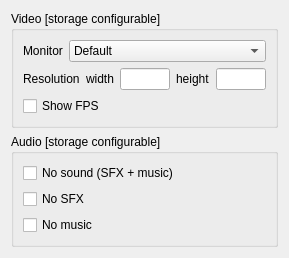
      <widget class="QWidget" name="outputTab">
       <attribute name="title">
        <string>Audio/Video</string>
       </attribute>
       <layout class="QHBoxLayout" name="horizontalLayout_31" stretch="1,1">
        <item>
         <layout class="QVBoxLayout" name="vLayout_outputLeft">
          <item>
           <widget class="QGroupBox" name="videoGrpBox">
            <property name="title">
             <string>Video [storage configurable]</string>
            </property>
            <layout class="QVBoxLayout" name="verticalLayout_17">
             <item>
              <layout class="QHBoxLayout" name="hLayout_monitor">
               <item>
                <widget class="QLabel" name="monitorLabel">
                 <property name="toolTip">
                  <string>&lt;html&gt;&lt;head/&gt;&lt;body&gt;&lt;p&gt;&lt;span style=&quot; font-weight:700;&quot;&gt;+vid_adapter&lt;br/&gt;&lt;/span&gt;Defines which screen is used if multiple monitors are available.&lt;/p&gt;&lt;/body&gt;&lt;/html&gt;</string>
                 </property>
                 <property name="text">
                  <string>Monitor</string>
                 </property>
                </widget>
               </item>
               <item>
                <widget class="QComboBox" name="monitorCmbBox">
                 <property name="sizePolicy">
                  <sizepolicy hsizetype="MinimumExpanding" vsizetype="Fixed">
                   <horstretch>0</horstretch>
                   <verstretch>0</verstretch>
                  </sizepolicy>
                 </property>
                 <property name="toolTip">
                  <string>&lt;html&gt;&lt;head/&gt;&lt;body&gt;&lt;p&gt;Defines which screen is used if multiple monitors are available.&lt;/p&gt;&lt;/body&gt;&lt;/html&gt;</string>
                 </property>
                 <item>
                  <property name="text">
                   <string>Default</string>
                  </property>
                 </item>
                </widget>
               </item>
              </layout>
             </item>
             <item>
              <layout class="QHBoxLayout" name="hLayout_resolution">
               <item>
                <widget class="QLabel" name="resolutionLabel">
                 <property name="toolTip">
                  <string>&lt;html&gt;&lt;head/&gt;&lt;body&gt;&lt;p&gt;&lt;span style=&quot; font-weight:700;&quot;&gt;-width &lt;/span&gt;&lt;span style=&quot; font-weight:700; font-style:italic;&quot;&gt;x&lt;br/&gt;&lt;/span&gt;&lt;a name=&quot;height&quot;/&gt;&lt;span style=&quot; font-weight:700;&quot;&gt;-&lt;/span&gt;&lt;span style=&quot; font-weight:700;&quot;&gt;height &lt;/span&gt;&lt;span style=&quot; font-weight:700; font-style:italic;&quot;&gt;y&lt;/span&gt;&lt;span style=&quot; font-style:italic;&quot;&gt;&lt;br/&gt;&lt;/span&gt;Specifies the desired resolution of the screen. If only one of -width or -height is specified, ZDoom will try to guess the other one based on a standard aspect ratio. If the specified resolution is not supported by your SDL/DirectDraw drivers, ZDoom will try various resolutions until it either finds one that works, or it will finally give up.&lt;/p&gt;&lt;/body&gt;&lt;/html&gt;</string>
                 </property>
                 <property name="text">
                  <string>Resolution</string>
                 </property>
                </widget>
               </item>
               <item>
                <spacer name="horizontalSpacer_10">
                 <property name="orientation">
                  <enum>Qt::Horizontal</enum>
                 </property>
                 <property name="sizeHint" stdset="0">
                  <size>
                   <width>0</width>
                   <height>0</height>
                  </size>
                 </property>
                </spacer>
               </item>
               <item>
                <widget class="QLabel" name="resolutionXLabel">
                 <property name="text">
                  <string>width</string>
                 </property>
                </widget>
               </item>
               <item>
                <widget class="QLineEdit" name="resolutionXLine">
                 <property name="sizePolicy">
                  <sizepolicy hsizetype="Minimum" vsizetype="Fixed">
                   <horstretch>0</horstretch>
                   <verstretch>0</verstretch>
                  </sizepolicy>
                 </property>
                 <property name="maximumSize">
                  <size>
                   <width>50</width>
                   <height>16777215</height>
                  </size>
                 </property>
                 <property name="text">
                  <string/>
                 </property>
                 <property name="alignment">
                  <set>Qt::AlignRight|Qt::AlignTrailing|Qt::AlignVCenter</set>
                 </property>
                </widget>
               </item>
               <item>
                <widget class="QLabel" name="resolutionYLabel">
                 <property name="text">
                  <string>height</string>
                 </property>
                </widget>
               </item>
               <item>
                <widget class="QLineEdit" name="resolutionYLine">
                 <property name="sizePolicy">
                  <sizepolicy hsizetype="Minimum" vsizetype="Fixed">
                   <horstretch>0</horstretch>
                   <verstretch>0</verstretch>
                  </sizepolicy>
                 </property>
                 <property name="maximumSize">
                  <size>
                   <width>50</width>
                   <height>16777215</height>
                  </size>
                 </property>
                 <property name="text">
                  <string/>
                 </property>
                 <property name="alignment">
                  <set>Qt::AlignRight|Qt::AlignTrailing|Qt::AlignVCenter</set>
                 </property>
                </widget>
               </item>
              </layout>
             </item>
             <item>
              <widget class="QCheckBox" name="showFpsChkBox">
               <property name="toolTip">
                <string>&lt;html&gt;&lt;head/&gt;&lt;body&gt;&lt;p&gt;&lt;span style=&quot; font-weight:700;&quot;&gt;+vid_fps&lt;br/&gt;&lt;/span&gt;When true, displays the average framerate over the past second in the upper-right corner of the screen. Because the Doom engine's internal game rate and frame rate are linked, the framerate will never be (much) above 35 fps if cl_capfps is true.&lt;/p&gt;&lt;/body&gt;&lt;/html&gt;</string>
               </property>
               <property name="text">
                <string>Show FPS</string>
               </property>
              </widget>
             </item>
            </layout>
           </widget>
          </item>
          <item>
           <widget class="QGroupBox" name="audioGrpBox">
            <property name="title">
             <string>Audio [storage configurable]</string>
            </property>
            <layout class="QVBoxLayout" name="verticalLayout_18">
             <item>
              <widget class="QCheckBox" name="noSoundChkBox">
               <property name="toolTip">
                <string>&lt;html&gt;&lt;head/&gt;&lt;body&gt;&lt;p&gt;&lt;span style=&quot; font-weight:700;&quot;&gt;-nosound&lt;/span&gt;&lt;br/&gt;Disables both music and sound effects.&lt;/p&gt;&lt;/body&gt;&lt;/html&gt;</string>
               </property>
               <property name="text">
                <string>No sound (SFX + music)</string>
               </property>
              </widget>
             </item>
             <item>
              <widget class="QCheckBox" name="noSfxChkBox">
               <property name="toolTip">
                <string>&lt;html&gt;&lt;head/&gt;&lt;body&gt;&lt;p&gt;&lt;span style=&quot; font-weight:700;&quot;&gt;-nosfx&lt;/span&gt;&lt;br/&gt;Prevents the playback of sound effects.&lt;/p&gt;&lt;/body&gt;&lt;/html&gt;</string>
               </property>
               <property name="text">
                <string>No SFX</string>
               </property>
              </widget>
             </item>
             <item>
              <widget class="QCheckBox" name="noMusicChkBox">
               <property name="toolTip">
                <string>&lt;html&gt;&lt;head/&gt;&lt;body&gt;&lt;p&gt;&lt;span style=&quot; font-weight:700;&quot;&gt;-nomusic&lt;/span&gt;&lt;br/&gt;Prevents the playback of music.&lt;/p&gt;&lt;/body&gt;&lt;/html&gt;</string>
               </property>
               <property name="text">
                <string>No music</string>
               </property>
              </widget>
             </item>
            </layout>
           </widget>
          </item>
          <item>
           <spacer name="verticalSpacer_3">
            <property name="orientation">
             <enum>Qt::Vertical</enum>
            </property>
            <property name="sizeHint" stdset="0">
             <size>
              <width>0</width>
              <height>0</height>
             </size>
            </property>
           </spacer>
          </item>
         </layout>
        </item>
        <item>
         <layout class="QVBoxLayout" name="vLayout_outputRight">
          <item>
           <spacer name="horizontalSpacer_16">
            <property name="orientation">
             <enum>Qt::Horizontal</enum>
            </property>
            <property name="sizeHint" stdset="0">
             <size>
              <width>0</width>
              <height>0</height>
             </size>
            </property>
           </spacer>
          </item>
          <item>
           <spacer name="verticalSpacer_4">
            <property name="orientation">
             <enum>Qt::Vertical</enum>
            </property>
            <property name="sizeHint" stdset="0">
             <size>
              <width>0</width>
              <height>0</height>
             </size>
            </property>
           </spacer>
          </item>
         </layout>
        </item>
       </layout>
      </widget>
